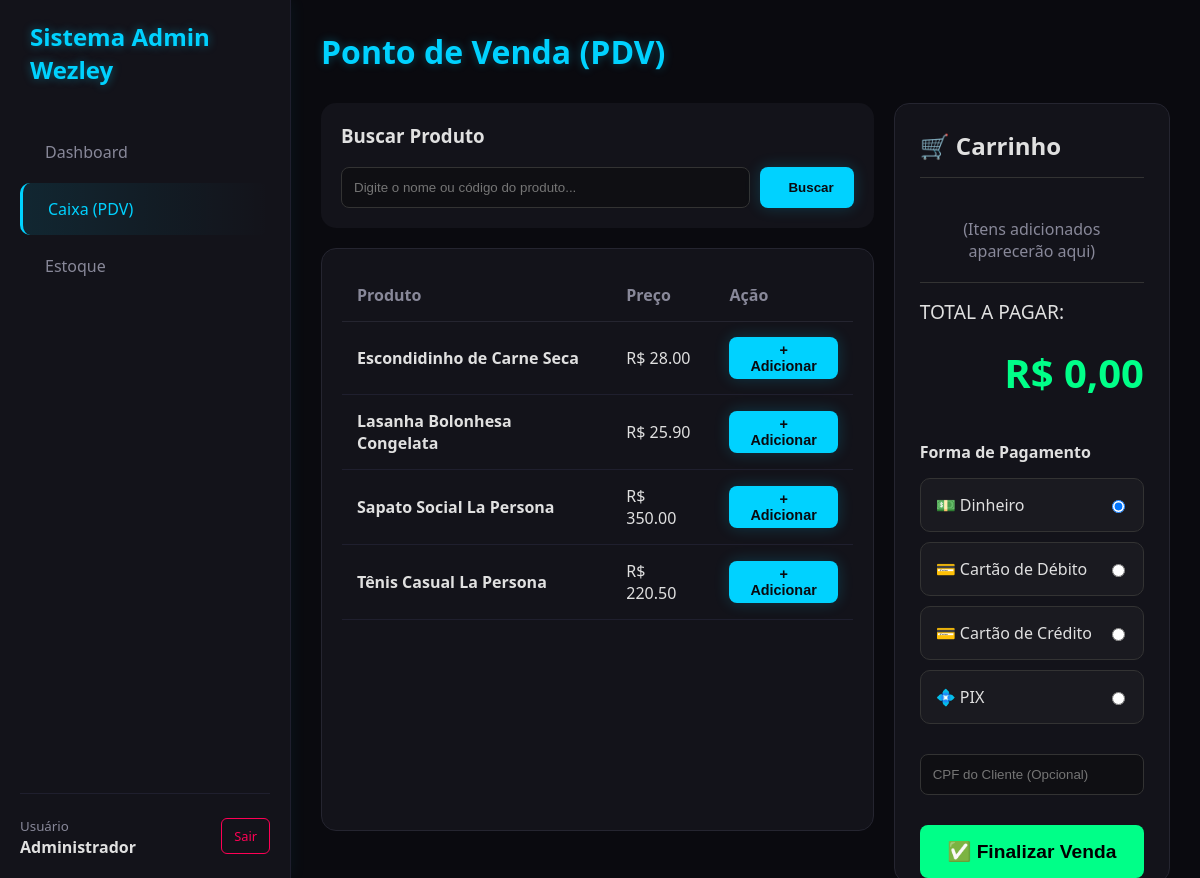
The app's page /caixa (signed in) with its own data.
### tables this page shows
CREATE TABLE produtos (
            id INTEGER PRIMARY KEY AUTOINCREMENT,
            nome TEXT NOT NULL,
            preco REAL NOT NULL,
            quantidade INTEGER NOT NULL
        );

### main.py (the view)
@app.route('/caixa')
def caixa():
    if not session.get('usuario_logado'): return redirect('/login')
    conn = conectar_banco()
    cursor = conn.cursor()
    cursor.execute("SELECT * FROM produtos WHERE quantidade > 0 ORDER BY nome")
    produtos = cursor.fetchall()
    conn.close()
    return render_template('caixa.html', produtos=produtos)

### main.py (called while the page is built)
def conectar_banco():
    caminho_banco = os.path.join(pasta_base, 'estoque.db')
    return sqlite3.connect(caminho_banco)

### templates/caixa.html (shortened to what this page needs)
{% extends "layout.html" %}
{% block content %}
<div class="header">
    <h1 class="page-title">Ponto de Venda (PDV)</h1>
</div>
<div class="pos-container">
    <div class="pos-left">
        <div class="product-search-box">
            <h3 style="margin-top: 0;">Buscar Produto</h3>
            <div style="display: flex; gap: 10px;">
                <input type="text" class="form-control" placeholder="Digite o nome ou código do produto..." style="margin: 0;">
                <button class="btn btn-primary"> Buscar</button>
            </div>
        </div>
        <div class="table-container" style="margin-top: 0; flex: 1; overflow-y: auto;">
            <table style="margin-top: 0;">
                <thead><tr><th>Produto</th><th>Preço</th><th>Ação</th></tr></thead>
                <tbody>
                    {% for p in produtos %}
                    {% if p[3] > 0 %}
                    <tr>
                        <td><strong>{{ p[1] }}</strong></td>
                        <td>R$ {{ "%.2f"|format(p[2]) }}</td>
                        <td><button class="btn btn-primary" style="padding: 5px 15px; font-size: 0.9em;">+ Adicionar</button></td>
                    </tr>
                    {% endif %}
                    {% endfor %}
                </tbody>
            </table>
        </div>
    </div>
    <div class="pos-right">
        <div class="cart-box">
            <h2 style="margin-top: 0; border-bottom: 1px solid #333; padding-bottom: 15px;">🛒 Carrinho</h2>
            <div style="flex: 1; color: var(--text-secondary); text-align: center; padding: 20px;">
                (Itens adicionados aparecerão aqui)
            </div>
            <div style="border-top: 1px solid #333; padding-top: 15px;">
                <div style="display: flex; justify-content: space-between; align-items: center;">
                    <span style="font-size: 1.2em;">TOTAL A PAGAR:</span>
                </div>
                <div class="cart-total">R$ 0,00</div>
            </div>
            <h4 style="margin-bottom: 15px;">Forma de Pagamento</h4>
            <div class="payment-options">
                <label class="payment-radio-label">
                    <span>💵 Dinheiro</span>
                    <input type="radio" name="pagamento" checked>
                </label>
                <label class="payment-radio-label">
                    <span>💳 Cartão de Débito</span>
                    <input type="radio" name="pagamento">
                </label>
                <label class="payment-radio-label">
                    <span>💳 Cartão de Crédito</span>
                    <input type="radio" name="pagamento">
                </label>
                <label class="payment-radio-label">
                    <span>💠 PIX</span>
                    <input type="radio" name="pagamento">
                </label>
            </div>
            <input type="text" class="form-control" placeholder="CPF do Cliente (Opcional)">
            <button class="btn btn-primary" style="width: 100%; justify-content: center; padding: 15px; font-size: 1.2em; margin-top: 20px; background: var(--neon-green); color: black; box-shadow: none;">
                ✅ Finalizar Venda
            </button>
        </div>
    </div>
</div>
{% endblock %}

### static/css/style.css (style rules this page uses)
:root { --bg-dark: #0a0a0f; --bg-card: #13131a; --text-primary: #e0e0e0; --text-secondary: #888899; --neon-blue: #00d2ff; --neon-purple: #9d00ff; --neon-pink: #ff0055; --neon-green: #00ff88; --sidebar-width: 250px; }
body { margin: 0; padding: 0; font-family: 'Segoe UI', Roboto, Helvetica, sans-serif; background-color: var(--bg-dark); color: var(--text-primary); display: flex; height: 100vh; overflow: hidden; }
.header { display: flex; justify-content: space-between; align-items: center; margin-bottom: 30px; }
.page-title { font-size: 2em; color: var(--neon-blue); text-shadow: 0 0 10px rgba(0,210,255,0.3); margin: 0; }
.table-container { background: var(--bg-card); padding: 20px; border-radius: 15px; border: 1px solid #252530; margin-top: 30px; }
table { width: 100%; border-collapse: collapse; }
th { text-align: left; color: var(--text-secondary); padding: 15px; border-bottom: 1px solid #252530; }
td { padding: 15px; border-bottom: 1px solid #1f1f2e; color: var(--text-primary); vertical-align: middle; }
.btn { padding: 10px 20px; border: none; border-radius: 8px; font-weight: bold; cursor: pointer; transition: 0.3s; display: inline-flex; align-items: center; gap: 8px; color: white; }
.btn-primary { background: var(--neon-blue); color: #0a0a0f; box-shadow: 0 0 15px rgba(0,210,255,0.2); }
.form-control { width: 100%; padding: 12px; margin: 10px 0; background: #0f0f13; border: 1px solid #333; color: white; border-radius: 8px; box-sizing: border-box; }
.pos-container { display: flex; gap: 20px; height: calc(100vh - 150px); }
.pos-left { flex: 2; display: flex; flex-direction: column; gap: 20px; }
.pos-right { flex: 1; }
.product-search-box { background: var(--bg-card); padding: 20px; border-radius: 15px; }
.cart-box { background: var(--bg-card); padding: 25px; border-radius: 15px; border: 1px solid #252530; height: 100%; display: flex; flex-direction: column; }
.cart-total { font-size: 2.5em; color: var(--neon-green); font-weight: bold; margin: 20px 0; text-align: right; }
.payment-options { display: flex; flex-direction: column; gap: 10px; margin-bottom: 20px; }
.payment-radio-label { display: flex; justify-content: space-between; align-items: center; background: #1a1a20; padding: 15px; border-radius: 10px; cursor: pointer; border: 1px solid #333; }

### records on screen
produtos: nome "Escondidinho de Carne Seca", preco "28.00"
produtos: nome "Lasanha Bolonhesa Congelata", preco "25.90"
produtos: nome "Sapato Social La Persona", preco "350.00"
produtos: nome "Tênis Casual La Persona", preco "220.50"

### other values on screen
{{ session.get('nome_loja', 'Sistema Wezley') }} "Sistema Admin Wezley"
